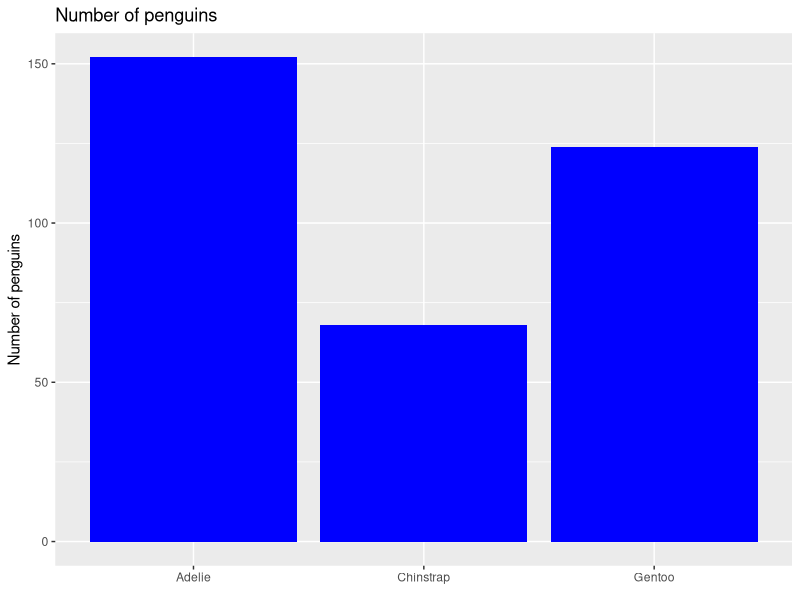
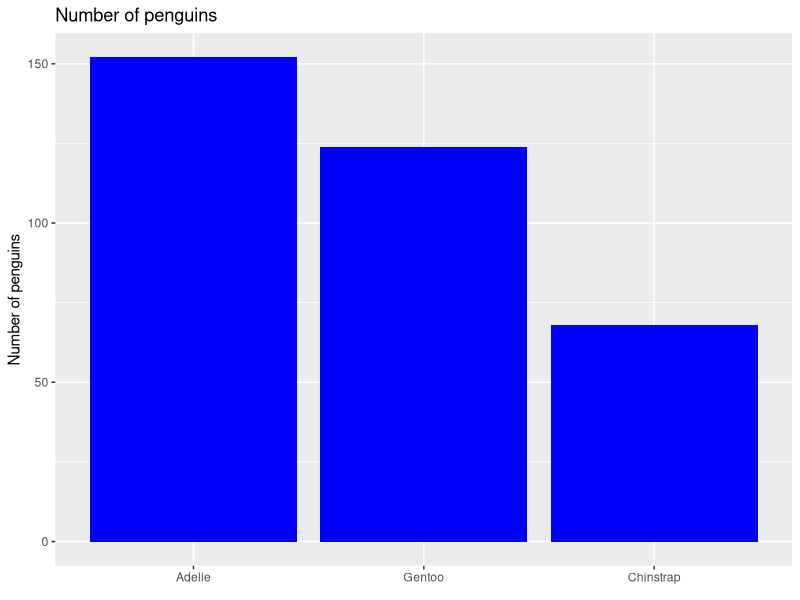
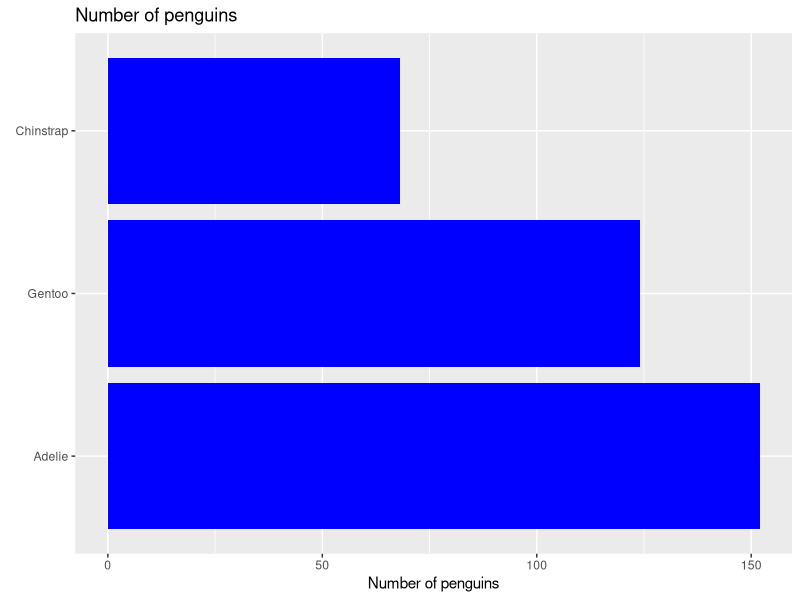
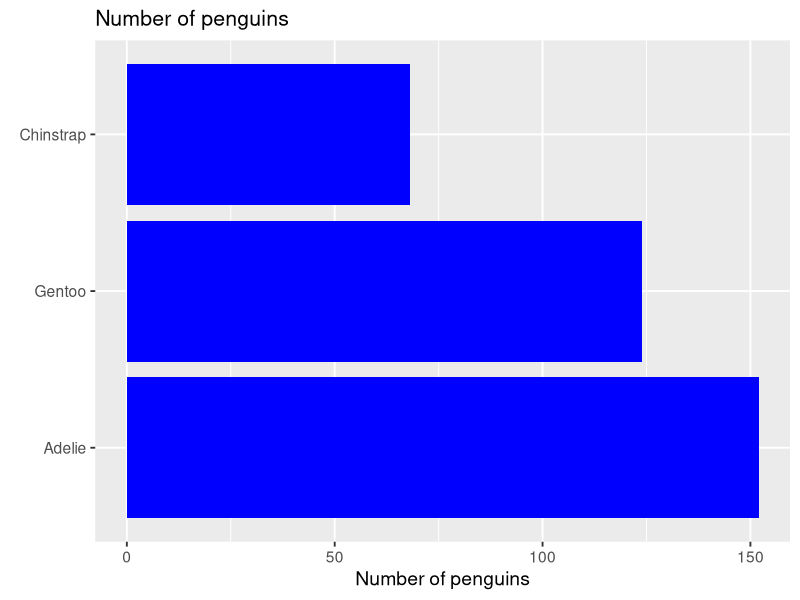
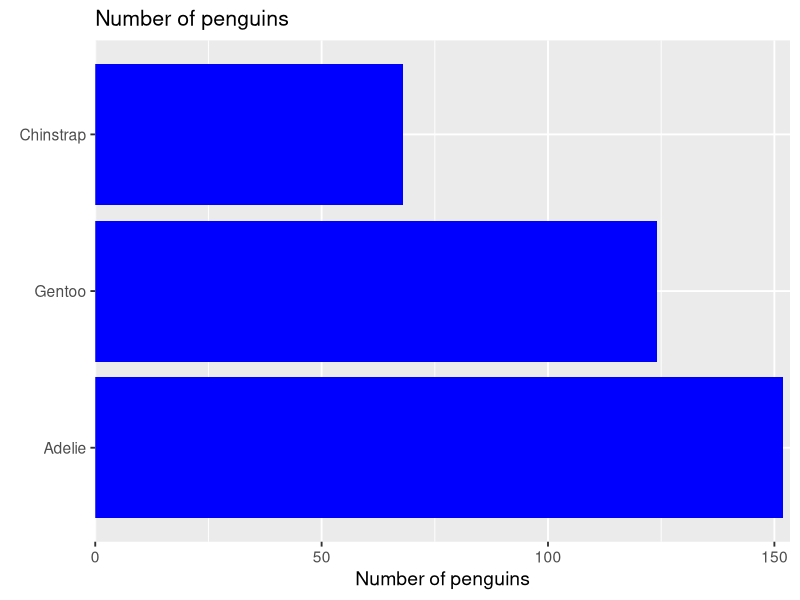
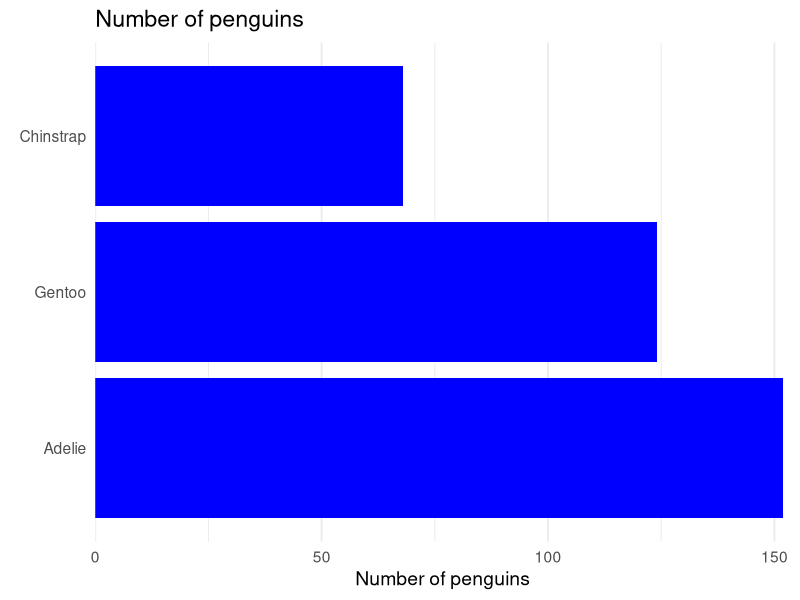
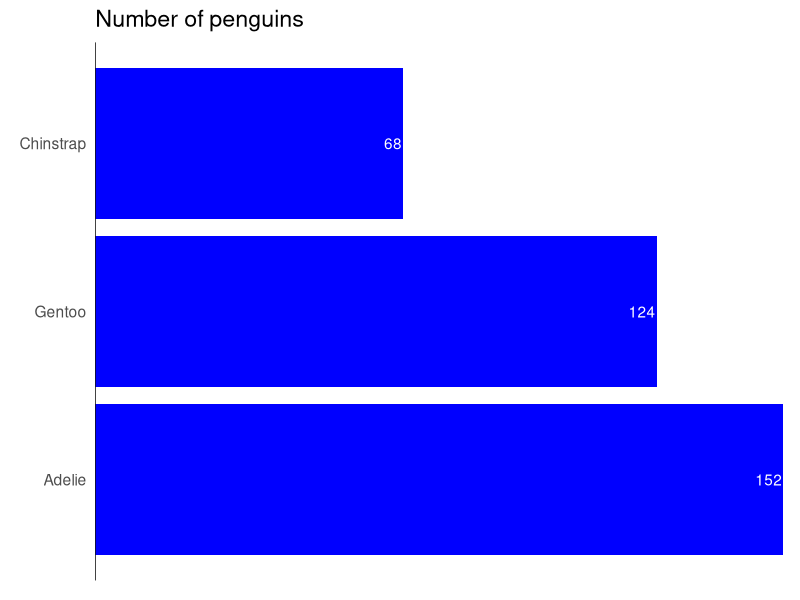
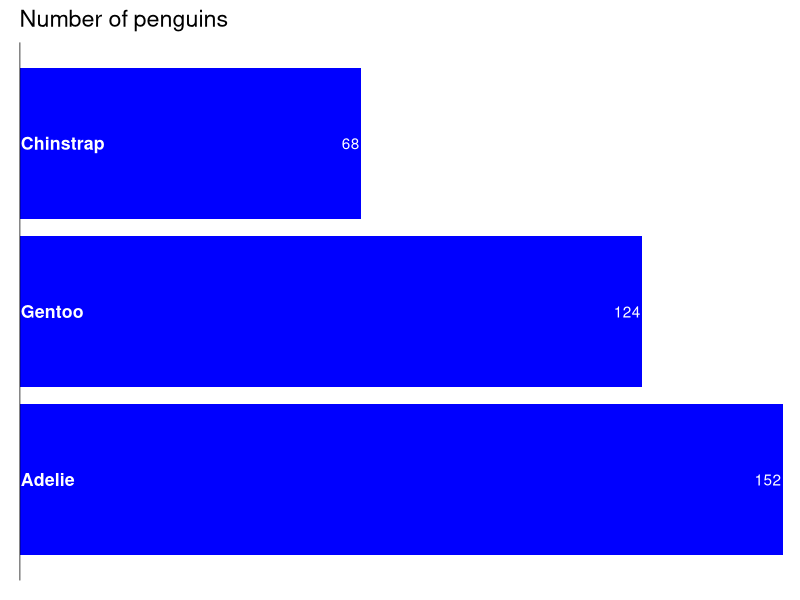

These figures' R source, in order:
## ---- chunk 1
library(tidyverse)
library(palmerpenguins)
## ---- chunk 2
penguin_example <- penguins %>% 
  select(species)
## ---- chunk 3
penguin_example %>% 
ggplot(aes(x = species)) + 
geom_bar(fill = "blue") +
labs(
  x = element_blank(),
  y = "Number of penguins",
  title = "Number of penguins"
)

## ---- chunk 4
penguin_example %>% 
  mutate(species = fct_infreq(species)) %>% 
ggplot(aes(x = species)) + 
geom_bar(fill = "blue") +
labs(
  x = element_blank(),
  y = "Number of penguins",
  title = "Number of penguins"
)
## ---- chunk 5
penguin_example %>% 
  mutate(species = fct_infreq(species)) %>% 
ggplot(aes(y = species)) + 
geom_bar(fill = "blue") +
labs(
  y = element_blank(),
  x = "Number of penguins",
  title = "Number of penguins"
)
## ---- chunk 6
penguin_example %>% 
  mutate(species = fct_infreq(species)) %>% 
ggplot(aes(y = species)) + 
geom_bar(fill = "blue") +
labs(
  y = element_blank(),
  x = "Number of penguins",
  title = "Number of penguins"
) +
  theme_grey(base_size = 14) +
  theme(plot.title = element_text(size = rel(1.1)))
## ---- chunk 7
penguin_example %>% 
  mutate(species = fct_infreq(species)) %>% 
ggplot(aes(y = species)) + 
geom_bar(fill = "blue") +
labs(
  y = element_blank(),
  x = "Number of penguins",
  title = "Number of penguins") +
  theme_grey(base_size = 14) +
  theme(plot.title = element_text(size = rel(1.1))) +
  scale_x_continuous(expand = expansion(mult = c(0, 0.01)))
## ---- chunk 8
penguin_example %>% 
  mutate(species = fct_infreq(species)) %>% 
ggplot(aes(y = species)) + 
geom_bar(fill = "blue") +
labs(
  y = element_blank(),
  x = "Number of penguins",
  title = "Number of penguins") +
  theme_grey(base_size = 14) +
  theme(plot.title = element_text(size = rel(1.1))) +
  scale_x_continuous(expand = expansion(mult = c(0, 0.01))) +
  theme_minimal(base_size = 14) +
  theme(
    panel.grid.major.y = element_blank(),
    panel.grid.minor.y = element_blank(),
  )
## ---- chunk 9
penguin_count <- count(penguin_example, species)
penguin_example %>% 
  mutate(species = fct_infreq(species)) %>% 
ggplot(aes(y = species)) + 
geom_bar(fill = "blue") +
labs(
  y = element_blank(),
  x = "Number of penguins",
  title = "Number of penguins") +
  theme_grey(base_size = 14) +
  theme(plot.title = element_text(size = rel(1.1))) +
  scale_x_continuous(expand = expansion(mult = c(0, 0.01))) +
  theme_minimal(base_size = 14) +
  theme(
    panel.grid.major.y = element_blank(),
    panel.grid.minor.y = element_blank(),
  ) +
geom_text(data = penguin_count,
mapping = aes(x = n, y = species, label = n),
hjust = 1,
nudge_x = -0.25,
color = "white"
) +
  geom_vline(xintercept = 0) +
  scale_x_continuous(breaks = NULL, expand = expansion(mult = c(0, 0.01))) +
  labs(x = element_blank()) +
  theme(panel.grid.major.x = element_blank(), panel.grid.minor.x = element_blank())
## ---- chunk 10
penguin_example %>% 
  mutate(species = fct_infreq(species)) %>% 
ggplot(aes(y = species)) + 
geom_bar(fill = "blue") +
labs(
  y = element_blank(),
  x = "Number of penguins",
  title = "Number of penguins") +
  theme_grey(base_size = 14) +
  theme(plot.title = element_text(size = rel(1.1))) +
  scale_x_continuous(expand = expansion(mult = c(0, 0.01))) +
  theme_minimal(base_size = 14) +
  theme(
    panel.grid.major.y = element_blank(),
    panel.grid.minor.y = element_blank(),
  ) +
geom_text(data = penguin_count,
mapping = aes(x = n, y = species, label = n),
hjust = 1,
nudge_x = -0.25,
color = "white" ) +
geom_text(
  data  = penguin_count,
  mapping = aes(x=0,y=species, label = species),
  hjust = 0, nudge_x = 0.25, color = "white", fontface = "bold", size = 4.5) +
geom_vline(xintercept = 0) +
scale_x_continuous(breaks = NULL, expand = expansion(mult = c(0, 0.01))) +
scale_y_discrete(breaks = NULL) +
  labs(x = element_blank()) +
  theme(panel.grid.major.x = element_blank(), panel.grid.minor.x = element_blank())
## ---- chunk 11
penguin_example %>% 
  mutate(species = fct_infreq(species)) %>% 
ggplot(aes(y = species)) + 
geom_bar(fill = "blue",
just = 1, 
width = 0.4) +
labs(
  y = element_blank(),
  x = "Number of penguins",
  title = "Number of penguins") +
  theme_grey(base_size = 14) +
  theme(plot.title = element_text(size = rel(1.1))) +
  scale_x_continuous(expand = expansion(mult = c(0, 0.01))) +
  theme_minimal(base_size = 14) +
  theme(
    panel.grid.major.y = element_blank(),
    panel.grid.minor.y = element_blank(),
  ) +
geom_text(data = penguin_count,
  mapping = aes(x = n, y = species, label = n),
  hjust = 1,
  vjust = 0,
  nudge_y = 0.1,
  color = "black",
  size = 5.5) +
geom_text(
  data  = penguin_count,
  mapping = aes(x=0,y=species, label = species),
  hjust = 0, 
  vjust = 0,
  nudge_x = 0.5, 
  nudge_y = 0.1,
  color = "black", 
  fontface = "bold", 
  size = 4.5) +
geom_vline(xintercept = 0) +
scale_x_continuous(breaks = NULL, expand = expansion(mult = c(0, 0.01))) +
scale_y_discrete(breaks = NULL) +
  labs(x = element_blank()) +
  theme(panel.grid.major.x = element_blank(), panel.grid.minor.x = element_blank())
